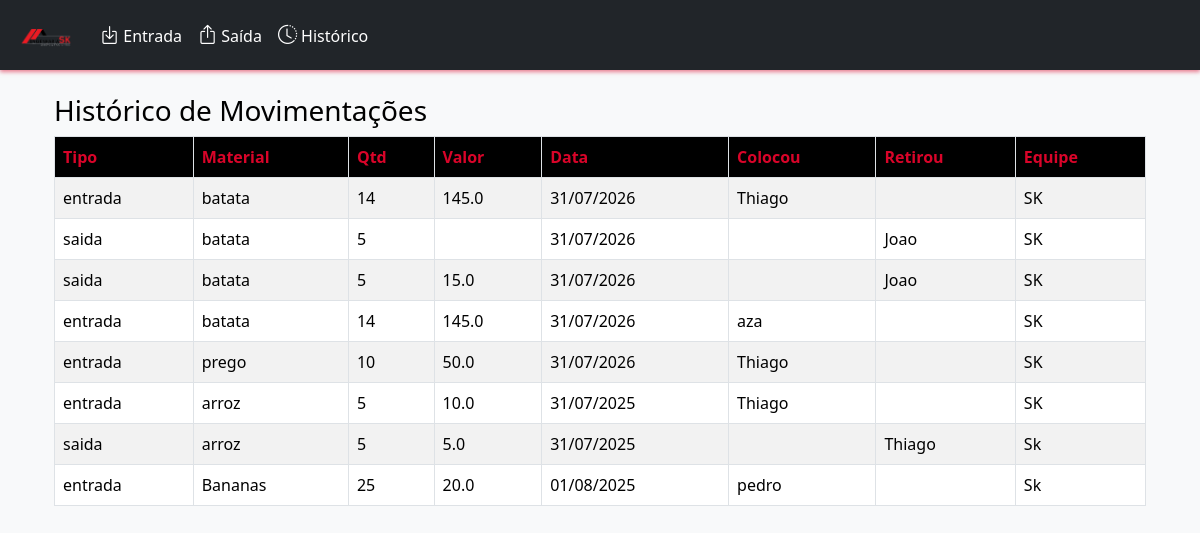
The page /historico on the database its author committed.
### tables this page shows
CREATE TABLE movimentacoes (
                id INTEGER PRIMARY KEY,
                tipo TEXT,
                material TEXT,
                quantidade INTEGER,
                valor REAL,
                data TEXT,
                quem_colocou TEXT,
                quem_retirou TEXT,
                equipe TEXT
            );

### app.py (the view)
@app.route('/historico')
def historico():
    return render_template('historico.html', historico=get_history())

### models.py (called while the page is built)
def connect():
    return sqlite3.connect('database.db')

def get_history():
    with connect() as conn:
        c = conn.cursor()
        c.execute('SELECT * FROM movimentacoes ORDER BY data DESC')
        return c.fetchall()

### templates/historico.html
{% extends 'base.html' %}
{% block content %}
<div class="container mt-4">
  <h3>Histórico de Movimentações</h3>
  <table class="table table-bordered table-striped">
    <thead>
      <tr><th>Tipo</th><th>Material</th><th>Qtd</th><th>Valor</th><th>Data</th><th>Colocou</th><th>Retirou</th><th>Equipe</th></tr>
    </thead>
    <tbody>
    {% for h in historico %}
      <tr>
        <td>{{ h[1] }}</td><td>{{ h[2] }}</td><td>{{ h[3] }}</td><td>{{ h[4] }}</td>
        <td>{{ h[5] }}</td><td>{{ h[6] }}</td><td>{{ h[7] }}</td><td>{{ h[8] }}</td>
      </tr>
    {% endfor %}
    </tbody>
  </table>
</div>
{% endblock %}

### templates/base.html (shortened to what this page needs)
<!DOCTYPE html>
<html lang="pt-br">
<head>
    <link href="https://cdn.jsdelivr.net/npm/bootstrap@5.3.3/dist/css/bootstrap.min.css" rel="stylesheet">
    <link href="https://cdn.jsdelivr.net/npm/bootstrap-icons@1.10.5/font/bootstrap-icons.css" rel="stylesheet">
<link rel="stylesheet" href="{{ url_for('static', filename='css/style.css') }}">
</head>
<body class="bg-light">
   <nav class="navbar navbar-expand-lg navbar-dark bg-dark px-3">
  <a class="navbar-brand d-flex align-items-center" href="{{ url_for('index') }}">
    <img src="{{ url_for('static', filename='img/logo.png') }}" alt="Logo" class="logo-img">
  </a>
  <div class="collapse navbar-collapse" id="navbarNav">
    <ul class="navbar-nav me-auto">
      <li class="nav-item"><a class="nav-link" href="{{ url_for('entrada') }}"><i class="bi bi-box-arrow-in-down me-1"></i>Entrada</a></li>
      <li class="nav-item"><a class="nav-link" href="{{ url_for('saida') }}"><i class="bi bi-box-arrow-up me-1"></i>Saída</a></li>
      <li class="nav-item"><a class="nav-link" href="{{ url_for('historico') }}"><i class="bi bi-clock-history me-1"></i>Histórico</a></li>
    </ul>
  </div>
</nav>
    <div class="container mt-4">
        {% block content %}{% endblock %}
    </div>
</body>
</html>

### static/css/style.css (style rules this page uses)
body { background-color: #fff; font-family: 'Segoe UI', Tahoma, Geneva, Verdana, sans-serif; color: #000; }
.container { margin-top: 20px; }
.table { background-color: #fff; }
.table thead th { background-color: #000; color: #d90429; }
.navbar { background-color: #000; box-shadow: 0 2px 4px rgba(217, 4, 41, 0.5); height: 70px; padding-top: 0; padding-bottom: 0; display: flex; align-items: center; }
.navbar-brand img.logo-img { height: 60px; width: auto; display: block; margin-top: 5px; }
.navbar .navbar-brand, .navbar .nav-link, .navbar .navbar-text { color: #fff !important; }
.navbar-collapse .nav-link { color: #fff !important; padding: 0.5rem 1rem; }
.navbar-nav .nav-link { padding-left: 1rem; padding-right: 1rem; }
.bi { font-size: 1.2rem; }

### templates/base.html (style rules this page uses)
.logo-img { height: 50px; width: auto; display: block; }
.navbar { min-height: 56px; }

### rows shown on the page
movimentacoes: tipo "entrada", material "batata", quantidade "14", valor "145.0", data "31/07/2026", quem_colocou "Thiago", equipe "SK"
movimentacoes: tipo "saida", material "batata", quantidade "5", data "31/07/2026", quem_retirou "Joao", equipe "SK"
movimentacoes: tipo "saida", material "batata", quantidade "5", valor "15.0", data "31/07/2026", quem_retirou "Joao", equipe "SK"
movimentacoes: tipo "entrada", material "batata", quantidade "14", valor "145.0", data "31/07/2026", quem_colocou "aza", equipe "SK"
movimentacoes: tipo "entrada", material "prego", quantidade "10", valor "50.0", data "31/07/2026", quem_colocou "Thiago", equipe "SK"
movimentacoes: tipo "entrada", material "arroz", quantidade "5", valor "10.0", data "31/07/2025", quem_colocou "Thiago", equipe "SK"
movimentacoes: tipo "saida", material "arroz", quantidade "5", valor "5.0", data "31/07/2025", quem_retirou "Thiago", equipe "Sk"
movimentacoes: tipo "entrada", material "Bananas", quantidade "25", valor "20.0", data "01/08/2025", quem_colocou "pedro", equipe "Sk"
